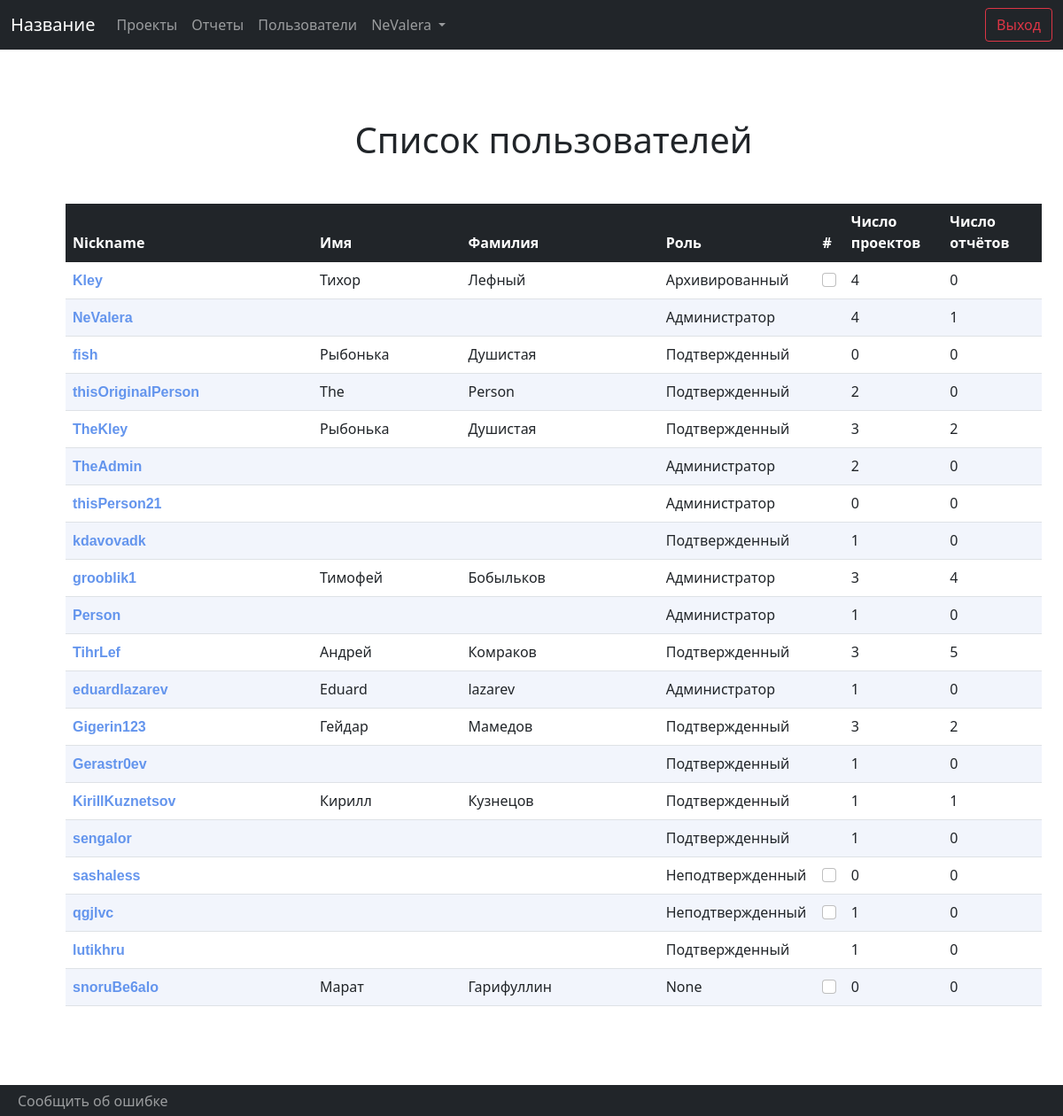
Page /TeleBot/users/ (signed in) on the earlier database version.
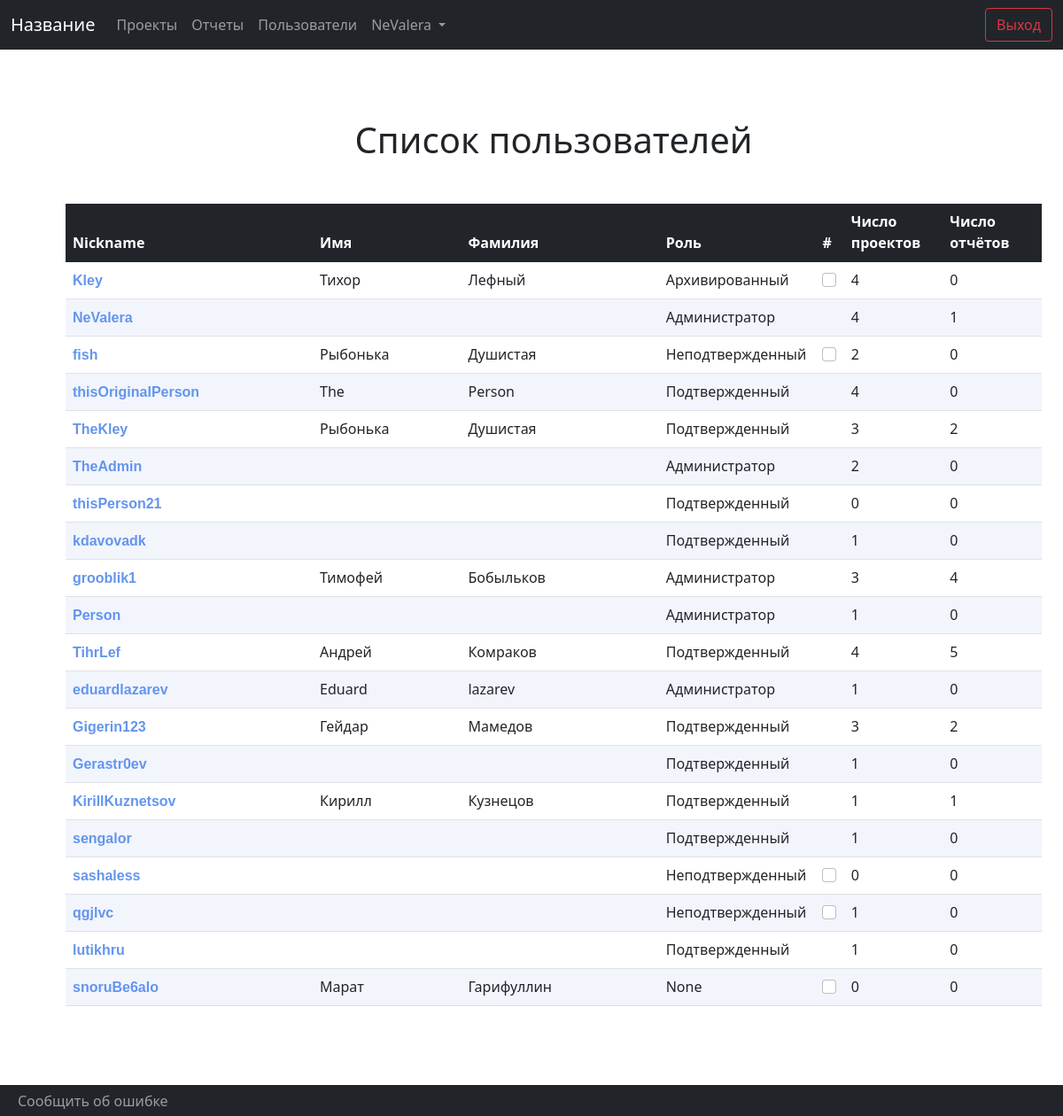
Same page on the later database version.
### Users/models.py (models this page shows, shortened)
class User(AbstractUser):
	ROLES = (
		('Unverified', 'Unverified'),
		('Verified', 'Verified'),
		('Administrator', 'Administrator'),
		('Archived', 'Archived'),
   )
	personal_token = models.UUIDField(default=uuid.uuid4, help_text="Unique ID for this particular book across whole library")
	telegram_id = models.BigIntegerField(primary_key=True, unique=True)
	role = models.CharField(max_length=50, choices = ROLES, null='Unverified')
	def get_absolute_url(self):
		return reverse('user-detail', args=[str(self.telegram_id)])
	@property
	def get_role(self):
		if self.role == "Unverified":
			return "Неподтвержденный"
		if self.role == "Verified":
			return "Подтвержденный"
		if self.role == "Administrator":
			return "Администратор"
		if self.role == "Archived":
			return "Архивированный"

### TeleBot/views.py (the view, shortened to what this page needs)
@staff_member_required
def user_list(request):
	user_list = User.objects.all
	return render(request, 'Users/user_list.html', {"user_list" : user_list})

### TeleBot/templates/Users/user_list.html (shortened to what this page needs)
{% extends "base_generic.html" %}
{% block head %}
{% load static %}
{% endblock %}
{% block content %}
	<br>
	<h1 align = center>Список пользователей</h1>
	<br>
    {% if user_list %}
	<form method="post">
	<table align = center width = 85%  id="myTable" class="table">
    <thead class="table-dark">
		<tr>
			<th width = 25% onclick="sortTable(0)"  align=left>Nickname</th>
			<th width = 15% onclick="sortTable(1)"  align=left>Имя</th>
			<th width = 20% onclick="sortTable(2)">Фамилия</th>
			<th width = 15% onclick="sortTable(3)">Роль</th>
			<th width = 2% onclick="sortTable(4)">#</th>
			<th width = 10% onclick="sortTable(5)">Число проектов</th>
			<th width = 10% onclick="sortTable(6)">Число отчётов</th>
		</tr>
    </thead>
    <tbody>
      {% for us in user_list %}
      <tr>
        <td><a class="mya" href="{{ us.get_absolute_url }}">{{ us.username }}</a></td>
		<td>				{{us.first_name}}</a></td>
		<td >	{{us.last_name}}</td>
		<td >	{{us.get_role}}</td>
		<td >
			{% if not us.is_active %}
  				<input class="form-check-input" type="checkbox" value={{us.telegram_id}} name="boxes" id = 'sb' onchange = 'showOrHide("sb", "cat1", "cat2");'/>
  			{% endif %}
		</td>
		<td >	{{us.project_set.all.count}}</td>
		<td >	{{us.report_set.all.count}}</td>
      </tr>
      {% endfor %}
      </tbody>
	</table>
	<br><br>
	</form>
    {% else %}
      <p>Которых пока нет... Стоп, а кто тогда вы?</p>
    {% endif %}
{% endblock %}

### TeleBot/templates/base_generic.html (shortened to what this page needs)
<!doctype html>
<html lang="ru">
<head>
  <link href="https://cdn.jsdelivr.net/npm/bootstrap@5.1.3/dist/css/bootstrap.min.css" rel="stylesheet">
 {% load static %}
</head>
<body>
 <nav class="navbar navbar-expand-md fixed-top navbar-dark bg-dark" >
 	<div class="container-fluid">
    <a href="" class="navbar-brand">
    Название
    </a>
    <div class="collapse navbar-collapse" id="navbarContent">
    <ul class="navbar-nav mr-auto mt-2 mt-lg-0">
    {%if request.user.is_staff%}
    <li class="nav-item">
    <a href="{% url 'projects'%}" class="nav-link">Проекты</a>
    </li>
    <li class="nav-item">
    <a href="{% url 'reports'%}" class="nav-link">Отчеты</a>
    </li>
    <li class="nav-item">
    <a href="{% url 'users'%}" class="nav-link">Пользователи</a>
    </li>
    {%endif%}
     <li class="nav-item dropdown">
          <a class="nav-link dropdown-toggle" href="{{user.get_absolute_url}}" id="navbarDarkDropdownMenuLink" role="button" data-bs-toggle="dropdown" aria-expanded="false">
          {{request.user.username}}
          </a>
        </li>
    </ul>
    </div>
    <form class="form-inline my-2 my-lg-0">
      <button class="btn btn-outline-danger my-2 my-sm-0" type="button" data-bs-toggle="modal" data-bs-target="#staticBackdrop">Выход</button>
    </form>
    </div>
 </nav>
<div id="main">
  {% block content %} {% endblock %}
</div>
<nav class="navbar navbar-expand-md bg-dark navbar-dark fixed-bottom" style=" padding: 0 !important; height:35px;">
<div class="container-fluid">
    <div class="pull-right">
    	<ul class="navbar-nav">
    	<li class="nav-item">
    		<a href="" class="nav-link">Сообщить об ошибке</a>
    	</li>
    	</ul>
    </div>
    </div>
</nav>
</body>
</html>

### TeleBot/templates/Users/user_list.html (style rules this page uses)
.table thead tr th:first-child, .table tbody tr td:first-child { border-left: 0px solid #21145e; }
.table thead tr th:last-child, .table tbody tr td:last-child { border-right: 0px solid #21145e; }
.table tbody tr:nth-child(even) { background: #f2f5fc; }
a.mya { font-family:Arial; font-weight: bold; text-decoration: none; color:#6495ed; }

Differences in the rows shown:
changed User "fish": get_role "Подтвержденный" → "Неподтвержденный"; boxes (not shown) → "☐"; project_set.all.count "0" → "2"
computed for User "thisOriginalPerson": project_set.all.count "2" → "4"
changed User "thisPerson21": get_role "Администратор" → "Подтвержденный"
computed for User "TihrLef": project_set.all.count "3" → "4"
